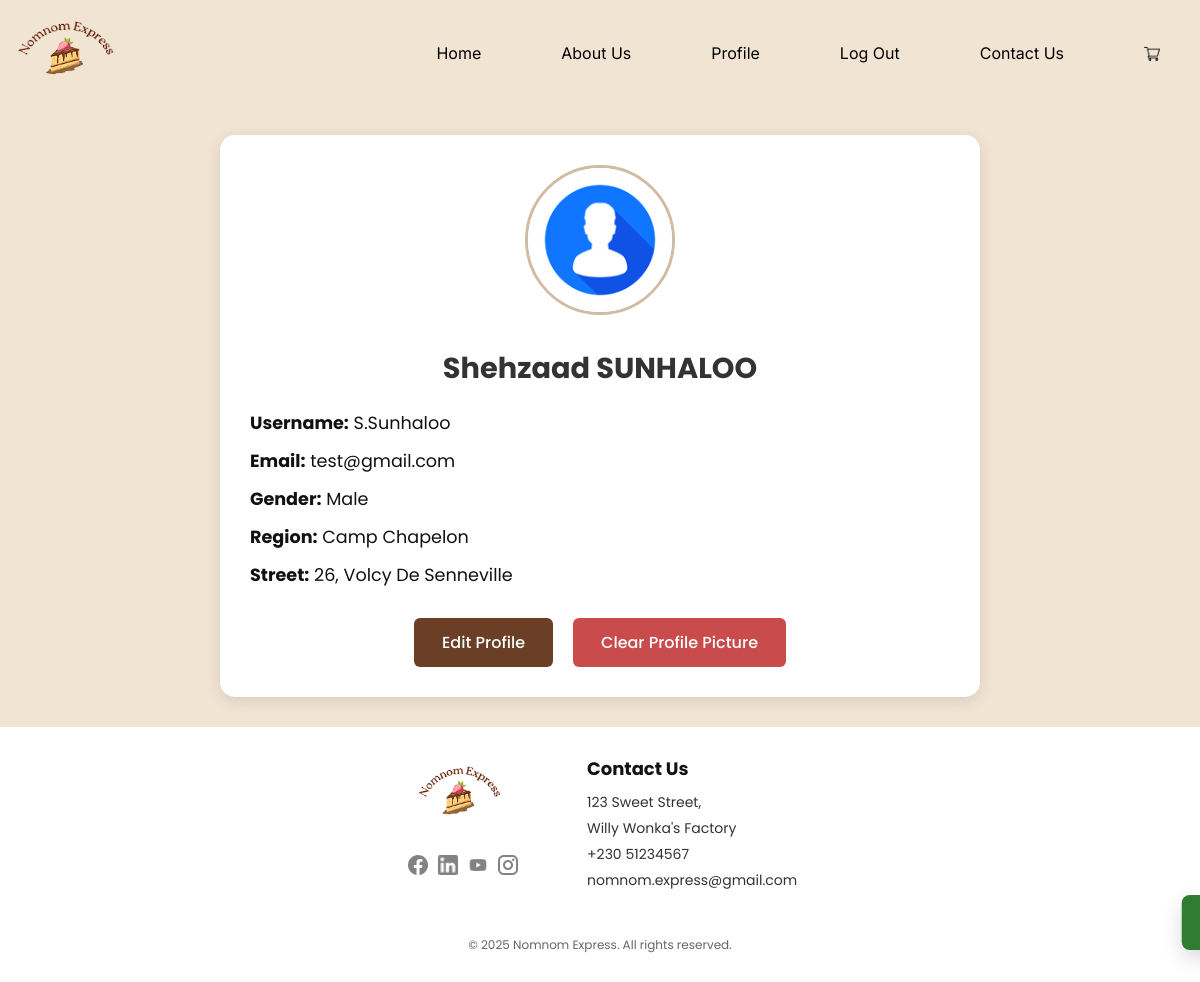
/profile/ (signed in), run on the app's committed database.
### login/models.py (models this page shows, shortened)
class User(AbstractUser):
    gender = models.CharField(
        max_length=10, choices=[("M", "Male"), ("F", "Female")], blank=True, null=True
    )
    region = models.CharField(max_length=80)
    street = models.CharField(max_length=120)
    phone_number = models.CharField(
        max_length=8,
        blank=True,
        default="",
        validators=[RegexValidator(r"^\d{8}$", "Phone number must be exactly 8 digits")],
    )
    role = models.CharField(max_length=20, default="CUSTOMER")
    profile_pic = models.ImageField(
        upload_to="profile_pics/", blank=True, null=True, default=None
    )

### profile_page/views.py (the view)
# urls.py: path("", views.profile_view, name="profile"),
@login_required
def profile_view(request):
    user = request.user
    has_profile_pic = False
    profile_pic_url = static("images/default_profile.png")
    if user.profile_pic and getattr(user.profile_pic, "name", ""):
        try:
            if user.profile_pic.storage.exists(user.profile_pic.name):
                has_profile_pic = True
                profile_pic_url = user.profile_pic.url
        except Exception:
            pass
    return render(
        request,
        "profile_page/profile.html",
        {"profile_pic_url": profile_pic_url, "has_profile_pic": has_profile_pic},
    )

### cart/context_processors.py (called while the page is built)
def cart_item_count(request):
    count = 0
    if request.user.is_authenticated:
        try:
            cart = Cart.objects.get(user=request.user)
            count = cart.total_items
        except Cart.DoesNotExist:
            pass
    return {'cart_item_count': count}

### cart/models.py (called while the page is built)
    @property
    def total_items(self):
        return sum(item.quantity for item in self.items.all())

### profile_page/templates/profile_page/profile.html (shortened to what this page needs)
{% extends "base.html" %}
{% load static %}
{% block extra_css %}
<link href="{% static 'profile_page/style.css' %}" rel="stylesheet" />
{% endblock %}
{% block content %}
<div id="profile-toast" class="profile-toast">
    </div>
<div class="profile-container">
        <div class="profile-card">
        <div class="profile-header">
            <img
              src="{{ profile_pic_url }}"
              class="profile-pic {% if has_profile_pic %}image-hover{% endif %}"
              alt="Profile picture"
            >
            <h2 class="profile-name">
                {{ user.first_name }} {{ user.last_name }}
            </h2>
        </div>
        <div class="profile-info">
            <p class="profile-field"><strong>Username:</strong> {{ user.username }}</p>
            <p class="profile-field"><strong>Email:</strong> {{ user.email }}</p>
            <p class="profile-field"><strong>Gender:</strong> {% if user.gender %}{{ user.get_gender_display }}{% else %}Not provided{% endif %}</p>
            <p class="profile-field"><strong>Region:</strong> {{ user.region }}</p>
            <p class="profile-field"><strong>Street:</strong> {{ user.street }}</p>
        </div>
        <div class="profile-actions">
            <a href="{% url 'profile_page:edit' %}" class="hover-grow-shadow edit-btn">
                Edit Profile
            </a>
            <a href="{% url 'profile_page:clear_pfp' %}" class="hover-grow-shadow clear-btn"
               onclick="return confirm('Clear profile picture?')">
                Clear Profile Picture
            </a>
         </div>
     </div>
 </div>
{% endblock %}

### landing/static/landing/style.css (style rules this page uses)
* { margin: 0; padding: 0; box-sizing: border-box; }
body { font-family: "Poppins", sans-serif; background-color: #e8dbc7; color: #222; }

### about_us/static/about_us/style.css (style rules this page uses)
body { margin: 0; padding: 0; background-color: #f1e4d3; color: #111111; font-family: "Poppins", sans-serif; }

### contact/static/contact/style.css (style rules this page uses)
* { margin: 0; padding: 0; box-sizing: border-box; font-family: "Poppins", sans-serif; }

### static/style.css (style rules this page uses)
.hover-grow-shadow { transition: all 0.3s ease; }
.hover-grow-shadow { display: inline-block; padding: 12px 28px; border-radius: 6px; background-color: #111; color: #fff; text-decoration: none; font-family: 'Poppins', sans-serif; font-size: 16px; font-weight: 500; text-align: center; transition: all 0.3s ease; cursor: pointer; }

### profile_page/static/profile_page/style.css (style rules this page uses)
.profile-container { padding: 30px 20px; max-width: 800px; margin: 0 auto; }
.profile-card { background-color: white; padding: 30px; border-radius: 15px; box-shadow: 0 4px 15px rgba(0, 0, 0, 0.1); }
.profile-header { text-align: center; margin-bottom: 20px; }
.profile-pic { width: 150px; height: 150px; border-radius: 50%; object-fit: cover; border: 3px solid #d2bba3; margin-bottom: 15px; }
.profile-name { font-size: 1.8rem; margin: 10px 0; color: #333; }
.profile-info { margin-bottom: 25px; }
.profile-field { margin: 12px 0; font-size: 1.1rem; }
.profile-actions { display: flex; justify-content: center; gap: 20px; flex-wrap: wrap; margin-top: 30px; }
.edit-btn { background-color: #6b3e26; padding: 12px 28px; border-radius: 6px; color: white; text-decoration: none; font-family: "Poppins", sans-serif; }
.clear-btn { background-color: #c94b4b; padding: 12px 28px; border-radius: 6px; color: white; text-decoration: none; font-family: "Poppins", sans-serif; }
.profile-toast { position: fixed; bottom: 2rem; right: 2rem; padding: 0.9rem 1.4rem; border-radius: 8px; color: #fff; background-color: #2e7d32; box-shadow: 0 8px 20px rgba(0, 0, 0, 0.15); transform: translateX(120%); transition: transform 0.3s ease; z-index: 1000; display: flex; align-items: center; gap: 0.75rem; }

### data on the page
User: first_name "Shehzaad", last_name "SUNHALOO", username "S.Sunhaloo", email "test@gmail.com", gender "Male", region "Camp Chapelon", street "26, Volcy De Senneville"
